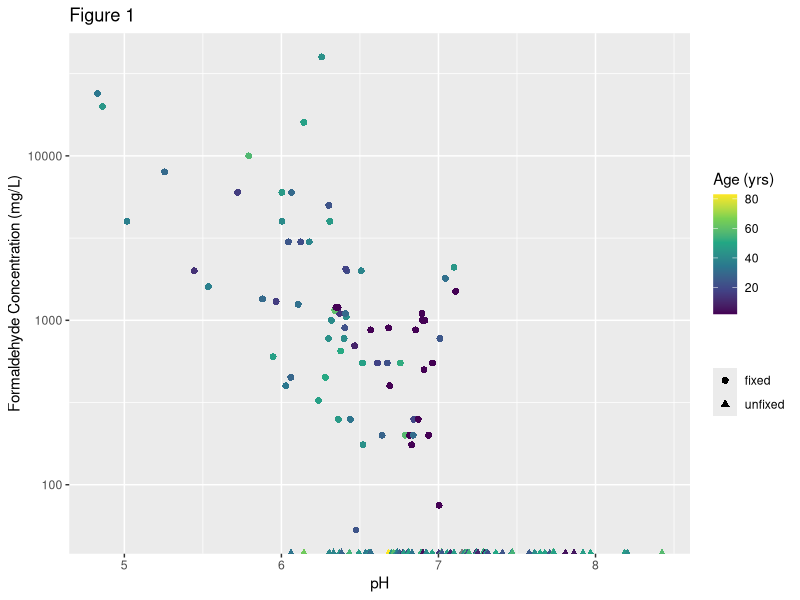

Write the R code that produced this figure. (Note: this script raises an error after producing the figure.)

.libPaths(c("C:/Users/ale097/Data School/Packages"))
library(tidyverse)
library(broom)

install.packages("cowplot")
.libPaths(c("C:/Users/ale097/Data School/Packages"))
library(cowplot)

read_csv("Data/Collection_survey_RAW.csv")
Collection_survey <- read_csv("Data/Collection_survey_RAW.csv")

#exclude obs. for which year is unknown
#convert <chr> to <dbl>
#create an age column
#rename formaldehyde concentration column 
#create a new column fixed

Collection_survey_tidy <- Collection_survey %>% 
  filter(Year != "-") %>% 
  mutate(year = as.numeric(Year)) %>% 
  select(-Year) %>% 
  mutate(age = 2019 - year) %>% 
  select(-year) %>% 
  rename(formaldehyde = "Formaldehyde concentration (mg/L)") %>% 
  mutate(fixed = ifelse(formaldehyde > 0, "fixed", "unfixed"))
 

Collection_survey_tidy

#plot showing all data 
Collection_survey_full_plot <- ggplot(data = Collection_survey_tidy, 
       mapping = aes(x = pH, y = formaldehyde, color = age, shape = fixed)) +
  geom_point(size = 2) +
  scale_y_log10() +
  scale_colour_continuous(type = "viridis") +
  labs(
    title = "Figure 1",
    y = "Formaldehyde Concentration (mg/L)",
    color = "Age (yrs)",
    shape = "")

#pie chart of fixed versus unfixed 

Collection_survey_tidy %>% 
  group_by(fixed)

piechart <- ggplot(df, aes(x = "", y = value, fill=group))+
  geom_bar(width = 1, stat = "identity")


#range of pH in fixed and unfixed specimens 
pH_fixed_unfixed <- ggplot(data = Collection_survey_tidy, 
                                      mapping = aes(y = pH, x = fixed)) +
  geom_boxplot() +
  labs(
    x = "")


t_test_A = Collection_survey_tidy %>%
  t.test( pH ~ fixed, data=.)



#range of age in fixed and unfixed specimens 
age_fixed_unfixed <- ggplot(data = Collection_survey_tidy, 
                           mapping = aes(y = age, x = fixed)) +
  stat_summary(fun.y = mean, fun.ymin = mean, fun.ymax = mean,
               geom = "crossbar", width = 0.2, color = "red") +
  geom_jitter() +
  labs(
    x = "")

t_test_result = Collection_survey_tidy %>%
  t.test( pH ~ fixed, data=.)


ggsave(filename = "Results/Collection_survey_full.png", plot = Collection_survey_full_plot, width = 12, height = 10, dpi = 300, units = "cm")

#Filter to plot only fixed specimens 

Collection_survey_fixed <- Collection_survey %>% 
  filter(Year != "-") %>% 
  mutate(year = as.numeric(Year)) %>% 
  select(-Year) %>% 
  mutate(age = 2019 - year) %>% 
  select(-year) %>% 
  rename(formaldehyde = "Formaldehyde concentration (mg/L)") %>% 
  mutate(fixed = ifelse(formaldehyde > 0, "fixed", "unfixed")) %>% 
  filter(fixed == "fixed")
  
  
plot_F_pH <- ggplot(data = Collection_survey_fixed, 
         mapping = aes(x = pH, y = formaldehyde, color = age)) +
  geom_point(size = 2) +
  scale_y_log10() +
  geom_smooth(method = "lm", size = 0.5) +
  scale_colour_continuous(type = "viridis") +
  labs(
    y = "Formaldehyde Concentration (mg/L)",
    color = "Age (yrs)")

ggsave(filename = "Results/Collection_survey_F_pH.png", plot = plot_F_pH, width = 12, height = 10, dpi = 300, units = "cm")


#What is the relationship between age and formaldehyde concentration?
#looks like specimens <10 years old have a lower mean formaldehyde concentration. 
#creat new column with age>10 years

categorical10yrs <- Collection_survey_fixed %>% 
  mutate(category10yrs = age > 10)

plot_F_age <- ggplot(data = categorical10yrs, 
                     mapping = aes(x = category10yrs, y = formaldehyde)) +
  geom_jitter() +
  scale_y_log10() +
  stat_summary(fun.y = mean, fun.ymin = mean, fun.ymax = mean,
               geom = "crossbar", width = 0.2, color = "red") +
  labs(
    y = "Formaldehyde Concentration (mg/L)", 
    x = "Specimen > 10 years old")

ggsave(filename = "Results/Collection_survey_F_age.png", plot = plot_F_age, width = 12, height = 10, dpi = 300, units = "cm")

Collection_survey_unfixed <- Collection_survey %>% 
  filter(Year != "-") %>% 
  mutate(year = as.numeric(Year)) %>% 
  select(-Year) %>% 
  mutate(age = 2019 - year) %>% 
  select(-year) %>% 
  rename(formaldehyde = "Formaldehyde concentration (mg/L)") %>% 
  mutate(fixed = ifelse(formaldehyde > 0, "fixed", "unfixed")) %>% 
  filter(fixed == "unfixed")


plot_unfixed <- ggplot(data = Collection_survey_fixed, 
        mapping = aes(x = pH, y = age)) +
  geom_point(size = 2) +
  labs(
    title = "Figure 1",
    y = "Age (yrs)",
    shape = "")

#Combining plots into Figure 1

plot_grid(pH_fixed_unfixed, age_fixed_unfixed, plot_F_age, plot_F_pH)
